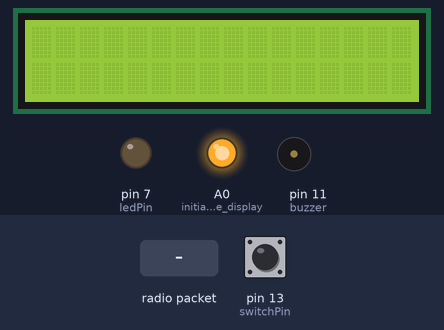
This sketch was run on a simulated Arduino Uno, built with avr-gcc and run on an emulated ATmega328P. Parts: 16×2 character LCD, output pins drawn as LEDs (lit = HIGH), buzzer (waves = sounding). The inputs (shaded band) are chosen by the test bench; at power-on: pin 13 (switchPin) HIGH. No radio packets arrive unless stated; what the sketch prints to the serial monitor is not drawn.

Above: at 1.2 s.
1.3 s: radio packet "1" arrives
At 2.5 s:
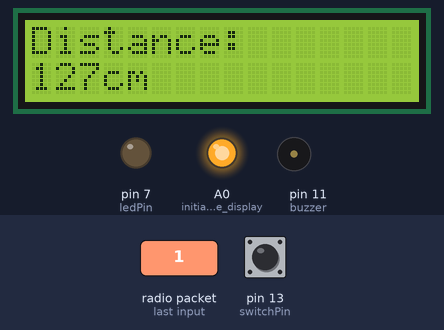
3.0 s: pin 13 (switchPin) pulled LOW for 0.15 s
4.6 s: radio packet "0" arrives
At 6.0 s:
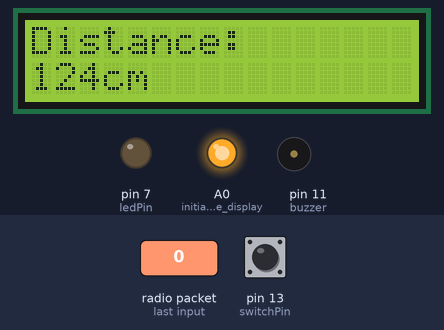
6.3 s: pin 13 (switchPin) pulled LOW for 1 s
At 6.6 s:
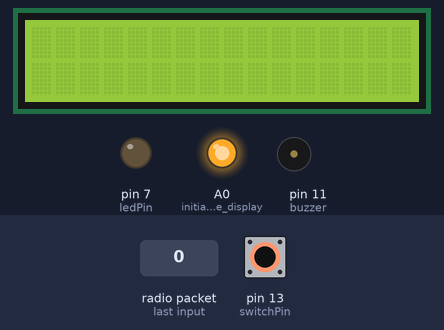
8.8 s: pin 13 (switchPin) pulled LOW for 3.2 s
Timing chart, 0 to 11.8 s (numbered marks = the images above; inputs shaded):
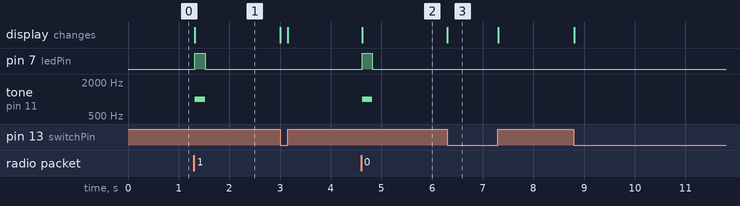

The sketch:

receiver___switch___display_buzzer_LED.ino
```cpp
/*
PIN  DESCRIPTION      ARDUINO PIN
1    GND              GND
2    RX DATA          D2
3    RX DATA          N/A
4    VCC (5V)         VCC
*/

#include <VirtualWire.h>
#include <LiquidCrystal.h>
#include <Wire.h>
#include <hd44780.h>                       // main hd44780 header
#include <hd44780ioClass/hd44780_I2Cexp.h> // i2c expander i/o class header

hd44780_I2Cexp lcd; // declare lcd object: auto locate & auto config expander chip

const int RX_DIO_Pin = 2; // pin receiver
int received;
int switchPin = 13; // pin of a slide switch
int switchState = 0;  // read slide switch status
const int buzzer = 11;
const int ledPin = 7;

// LCD geometry
const int LCD_COLS = 16;
const int LCD_ROWS = 2;

byte c=255;

long duration;
int distance;

void setup() {
    Serial.begin(9600);
    pinMode(switchPin, INPUT_PULLUP); //initialize the slide switch as input
    initialize_receiver(); // initialize the receiver
    pinMode(A0, OUTPUT); // initialize the display
    digitalWrite(A0, HIGH);
    lcd.begin(LCD_COLS, LCD_ROWS);
    lcd.home ();
    pinMode(buzzer, OUTPUT);
    pinMode(ledPin, OUTPUT);
}

/* Main program */
void loop() {
   switchState = digitalRead(switchPin);

  if (switchState == HIGH ) //

  {
     lcd.display();
  received = receive_integer();
  if(received != -1)
   {
   lcd.clear();
    lcd.print("Distance:");
  lcd.setCursor(0, 1);
 lcd.print(received);
 lcd.setCursor(3, 1);
  lcd.print("cm");
  Serial.print("Distance = ");
  Serial.print(received);
  Serial.println(" cm");
  if (received>50) {
tone(buzzer,1000,200);//plays a note on pin 12 at a frequency of 1000Hz
digitalWrite(ledPin, HIGH);
delay(200);                        //waits 2 seconds
noTone(buzzer);                //doesn't play
 digitalWrite(ledPin, LOW);
delay(200);
  }
  else if (received<=50 && received>35) {
tone(buzzer,1200,200);//plays a note on pin 12 at a frequency of 1200Hz
digitalWrite(ledPin, HIGH);
delay(100);                        //waits 2 seconds
noTone(buzzer);                //doesn't play
 digitalWrite(ledPin, LOW);
delay(100);
  }
 else if (received<=35) {
tone(buzzer,1500,200);//plays a note on pin 12 at a frequency of 1500Hz
digitalWrite(ledPin, HIGH);
delay(50);                        //waits 2 seconds
noTone(buzzer);                //doesn't play
 digitalWrite(ledPin, LOW);
delay(50);
  }
delay(200);

  }}
else if (switchState == LOW ){
  Serial.println();
  lcd.noDisplay();
}
}
/* DO NOT EDIT BELOW */

void initialize_receiver() {
  /* Initialises the DIO pin used to receive data from the Rx module */
  vw_set_rx_pin(RX_DIO_Pin);
  /* Receive at 2000 bits per second */
  vw_setup(2000);
  /* Enable the receiver */
  vw_rx_start();
}

int receive_integer() {
 /* Set the receive buffer size to 2 bytes */
  uint8_t Buffer_Size = 2;

  /* Holds the recived data */
  unsigned int Data;

  /* The receive buffer */
  uint8_t RxBuffer[Buffer_Size];

  /* Has a message been received? */
  if (vw_get_message(RxBuffer, &Buffer_Size)) // Non-blocking
  {

      /* Store the received high and low byte data */
      Data = RxBuffer[0] << 8 | RxBuffer[1];

      return Data;
  }
  return -1;
}
```

Measured:
- after the input at 1.3 s, pin 7 (ledPin): LOW → HIGH at once, → LOW 0.20 s later; tone on pin 11 (buzzer): silent → 1000 Hz at once, → silent 0.20 s later; the display: changes at once (image 1)
- after the input at 4.6 s, pin 7 (ledPin): LOW → HIGH at once, → LOW 0.20 s later; tone on pin 11 (buzzer): silent → 1000 Hz at once, → silent 0.20 s later; the display: changes at once (image 2)
- after the input at 6.3 s, the display: changes at once (image 3)
